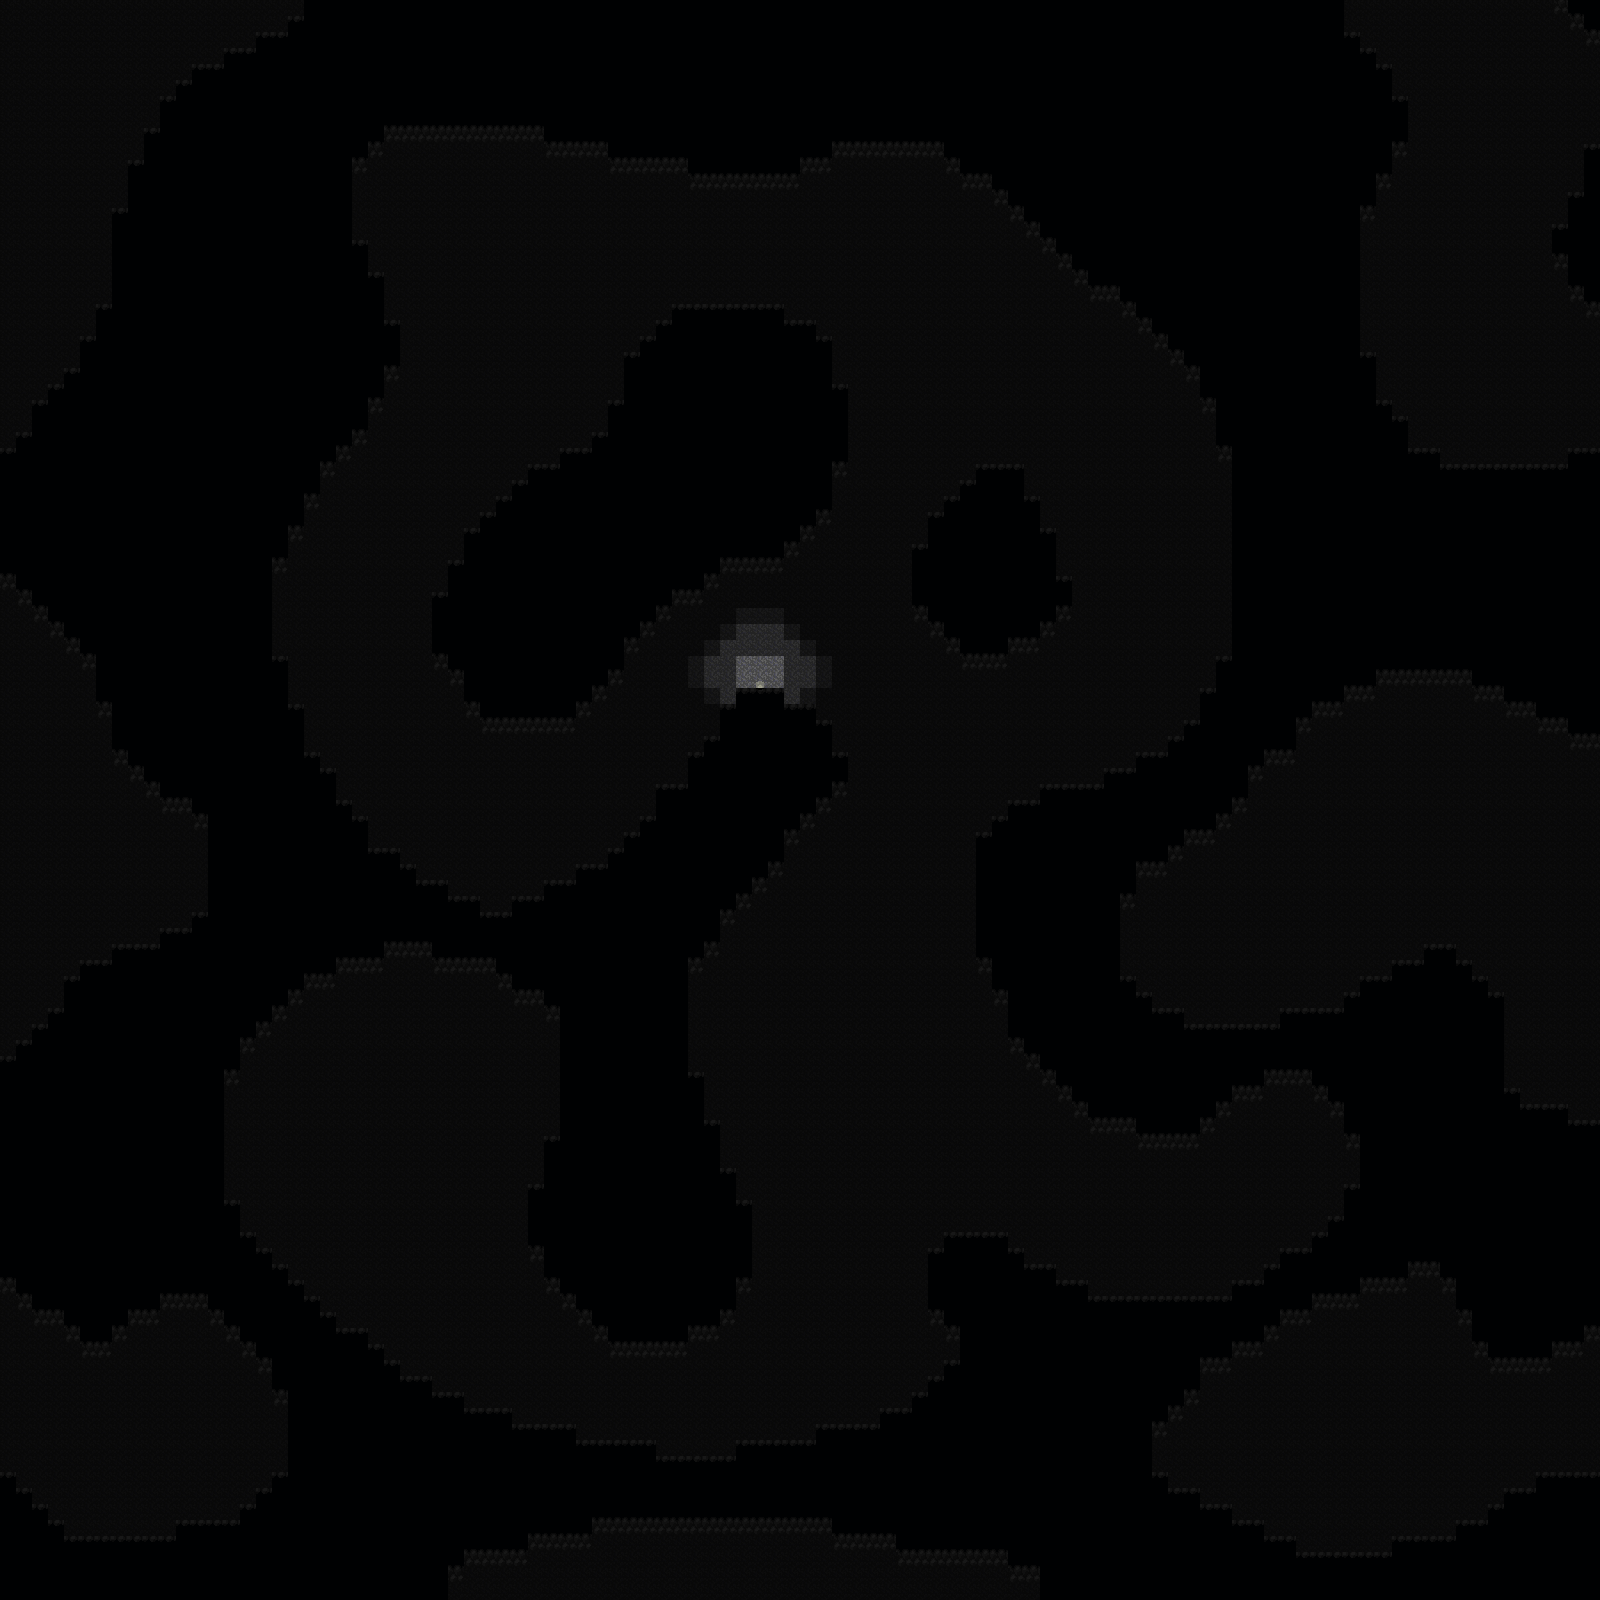

This game map was drawn from its Tiled (.tmx) file and the tilesets committed beside it. A one-line description and the trimmed map source follow:
An orthogonal 100x100 tile map with 16x16 px tiles, 7 tile layers (Sub Layer 2, Sub Layer 1, Main Layer, Layer 2, ...) and 27 objects.

<map version="1.0" orientation="orthogonal" renderorder="right-down" width="100" height="100" tilewidth="16" tileheight="16" nextobjectid="1">
 <tileset firstgid="1" name="tileset_01" tilewidth="16" tileheight="16">
  <image source="tileset_01.png" width="128" height="128" />
  <tile id="1">
   <objectgroup draworder="index">
    <object id="0" x="0" y="0" width="16" height="16" />
   </objectgroup>
  </tile>
  <tile id="2">
   <objectgroup draworder="index">
    <object id="0" x="0" y="0" width="16" height="16" />
   </objectgroup>
  </tile>
  <tile id="3">
   <objectgroup draworder="index">
    <object id="0" x="0" y="16">
     <polyline points="0,0 0,-16 16,-16" />
    </object>
   </objectgroup>
  </tile>
  <tile id="4">
   <objectgroup draworder="index">
    <object id="0" x="0" y="0">
     <polyline points="0,0 16,0" />
    </object>
   </objectgroup>
  </tile>
  <tile id="5">
   <objectgroup draworder="index">
    <object id="0" x="0" y="0">
     <polyline points="0,0 16,0 16,16" />
    </object>
   </objectgroup>
  </tile>
  <tile id="6">
   <objectgroup draworder="index">
    <object id="0" x="16" y="0">
     <polyline points="0,0 0,16 -16,16" />
    </object>
    <object id="0" x="0" y="12" width="16" height="4" />
   </objectgroup>
  </tile>
  <tile id="7">
   <objectgroup draworder="index">
    <object id="0" x="0" y="0" width="16" height="16" />
   </objectgroup>
  </tile>
  <tile id="8">
   <objectgroup draworder="index">
    <object id="0" x="0" y="0" width="16" height="16" />
   </objectgroup>
  </tile>
  <tile id="9">
   <objectgroup draworder="index">
    <object id="0" x="0" y="0" width="16" height="16" />
   </objectgroup>
  </tile>
  <tile id="11">
   <objectgroup draworder="index">
    <object id="0" x="0" y="0">
     <polyline points="0,0 0,16" />
    </object>
   </objectgroup>
  </tile>
  <tile id="12">
   <objectgroup draworder="index">
    <object id="0" x="0" y="12" width="16" height="4" />
   </objectgroup>
  </tile>
  <tile id="13">
   <objectgroup draworder="index">
    <object id="0" x="16" y="0">
     <polyline points="0,0 0,16" />
    </object>
   </objectgroup>
  </tile>
  <tile id="14">
   <objectgroup draworder="index">
    <object id="0" x="16" y="16">
     <polyline points="0,0 -16,0 -16,-16" />
    </object>
    <object id="0" x="0" y="12" width="16" height="4" />
   </objectgroup>
  </tile>
  <tile id="15">
   <objectgroup draworder="index">
    <object id="0" x="0" y="0" width="16" height="16" />
   </objectgroup>
  </tile>
  <tile id="16">
   <objectgroup draworder="index">
    <object id="0" x="0" y="0" width="16" height="16" />
   </objectgroup>
  </tile>
  <tile id="17">
   <objectgroup draworder="index">
    <object id="0" x="0" y="0" width="16" height="16" />
   </objectgroup>
  </tile>
  <tile id="21">
   <objectgroup draworder="index">
    <object id="0" x="0" y="0" width="16" height="16" />
   </objectgroup>
  </tile>
  <tile id="22">
   <objectgroup draworder="index">
    <object id="0" x="0" y="0" width="16" height="16" />
   </objectgroup>
  </tile>
  <tile id="23">
   <objectgroup draworder="index">
    <object id="0" x="0" y="0" width="16" height="16" />
   </objectgroup>
  </tile>
  <tile id="28">
   <objectgroup draworder="index">
    <object id="0" x="16" y="16">
     <polyline points="0,0 0,-16" />
    </object>
    <object id="0" x="0" y="0">
     <polyline points="0,0 0,16" />
    </object>
   </objectgroup>
  </tile>
  <tile id="30">
   <objectgroup draworder="index">
    <object id="0" x="0" y="16">
     <polyline points="0,0 0,-16 16,-16 16,0" />
    </object>
   </objectgroup>
  </tile>
  <tile id="32">
   <objectgroup draworder="index">
    <object id="0" x="0" y="0" width="16" height="16" />
   </objectgroup>
  </tile>
  <tile id="33">
   <objectgroup draworder="index">
    <object id="0" x="0" y="0" width="16" height="16" />
   </objectgroup>
  </tile>
  <tile id="35">
   <objectgroup draworder="index">
    <object id="0" x="0" y="16">
     <polyline points="0,0 16,0" />
    </object>
   </objectgroup>
  </tile>
 </tileset>
 <layer name="Sub Layer 2" width="100" height="100">
  <data>[10000 cells, 0 non-empty, 0 distinct tile ids]</data>
 </layer>
 <layer name="Sub Layer 1" width="100" height="100">
  <data>[10000 cells, 910 non-empty, 2 distinct tile ids]</data>
 </layer>
 <layer name="Main Layer" width="100" height="100">
  <data>[10000 cells, 10000 non-empty, 8 distinct tile ids]</data>
 </layer>
 <layer name="Layer 2" width="100" height="100">
  <data>[10000 cells, 1 non-empty, 1 distinct tile ids]</data>
 </layer>
 <layer name="Layer 3" width="100" height="100">
  <data>[10000 cells, 9994 non-empty, 1 distinct tile ids]</data>
 </layer>
 <layer name="Layer 4" width="100" height="100">
  <data>[10000 cells, 9976 non-empty, 1 distinct tile ids]</data>
 </layer>
 <layer name="Layer 5" width="100" height="100">
  <data>[10000 cells, 9963 non-empty, 1 distinct tile ids]</data>
 </layer>
</map>
